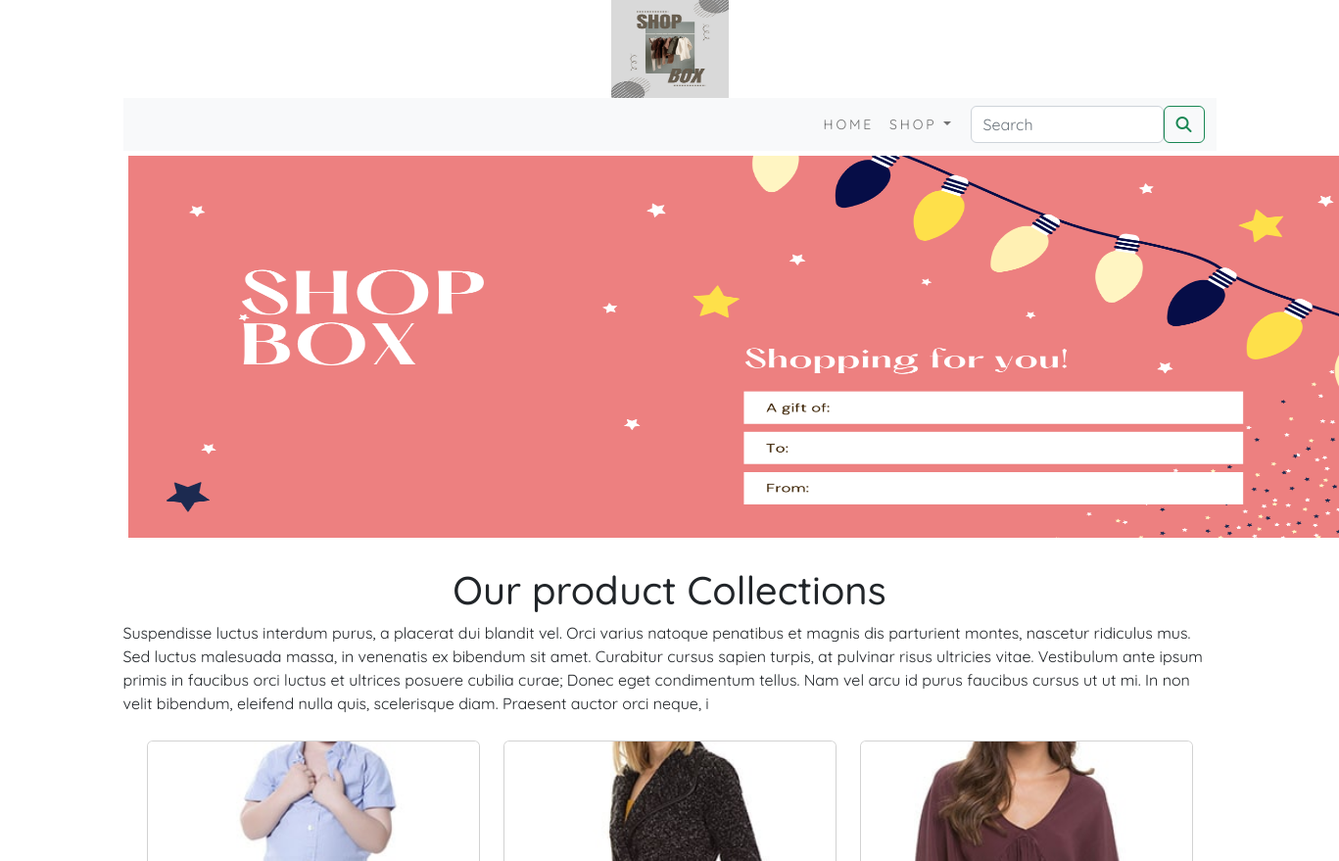
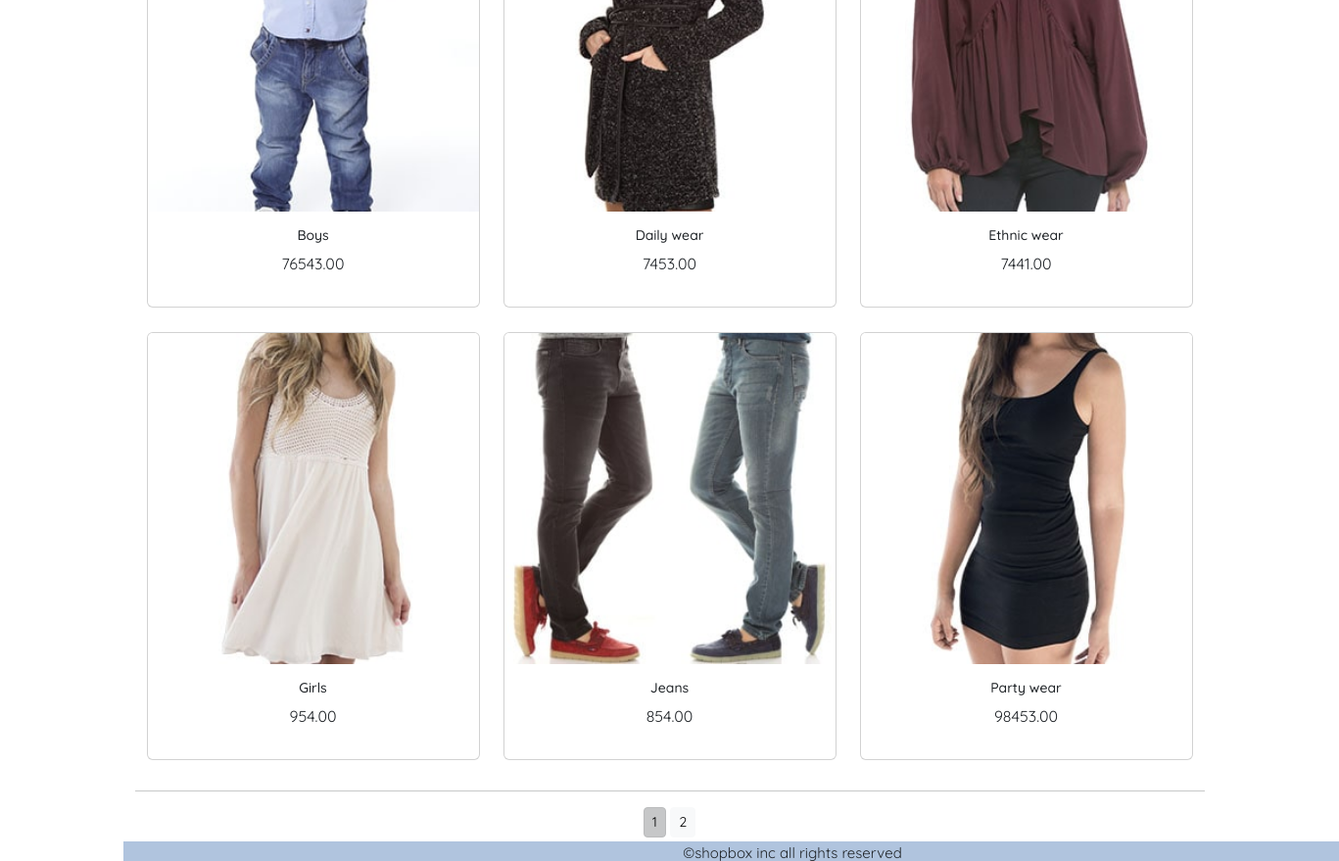
Screenshot of /ecomapp/ with the database file from the repository (2 pictures, top to bottom).
### ecomapp/models.py (models this page shows, shortened)
class Product(models.Model):
     name=models.CharField(max_length=250,unique=True)
     slug=models.SlugField(max_length=200,unique=True)
     desc=models.TextField(blank=True)
     price=models.DecimalField(max_digits=10,decimal_places=2)
     category=models.ForeignKey(Category,on_delete=models.CASCADE)
     image = models.ImageField(upload_to='product', blank=True)
     stock=models.IntegerField()
     available=models.BooleanField(default=True)
     created=models.DateTimeField(auto_now_add=True)
     updated=models.DateTimeField(auto_now=True)
     def get_url(self):
         return reverse('ecomapp:ProdCatdetail',args=[self.category.slug,self.slug])
     class Meta:
         ordering = ('name',)
         verbose_name = 'product'
         verbose_name_plural = 'products'

### ecomapp/views.py (the view)
# urls.py: path('',views.allProdCat,name='allProdCat'),
def allProdCat(request, c_slug=None):
    c_page = None
    products_list = None
    if c_slug != None:
        c_page = get_object_or_404(Category, slug=c_slug)
        products_list = Product.objects.all().filter(category=c_page, available=True)
    else:
        products_list = Product.objects.all().filter(available=True)
    paginator=Paginator(products_list, 6)
    try:
        page=int(request.GET.get('page','1'))
    except:
        page=1
    try:
        products=paginator.page(page)
    except (EmptyPage,InvalidPage):
        products=paginator.page(paginator.num_pages)
    return render(request, "category.html", {'category': c_page, 'products':products})

### cart/context_processors.py (called while the page is built)
def counter(request):
    item_count=0
    if 'admin' in request.path:
        return {}
    else:
        try:
            cart=Cart.objects.filter(cart_id=_cart_id(request))
            cart_items=CartItem.objects.all().filter(cart=cart[:1])
            for cart_item in cart_items:
                item_count += cart_item.quantity
        except Cart.DoesNotExist:
            item_count=0
    return dict(item_count=item_count)

### cart/views.py (called while the page is built)
def _cart_id(request):
    cart = request.session.session_key
    if not cart:
        cart = request.session.create()
    return cart

### ecomapp/context_processors.py (called while the page is built)
def menu_links(request):
    links=Category.objects.all()
    return dict(links=links)

### ecomapp/models.py (called while the page is built)
    def get_url(self):
         return reverse('ecomapp:Products_by_Category',args=[self.slug])

### templates/category.html (shortened to what this page needs)
{% extends 'base.html' %}
{% load static %}
{% block content %}
<div class="mx-auto">
     {% if category %}
    <img class="my image" src="{{category.image.url}}"alt="{{category.name}}">
</div>
   <br>
<div>
    <h1 class="text-center my_title">{{category.name}}</h1>
    <p class="text-justify"> {{category.desc}}</p>
</div>
    {% else %}
<div>
  <img class="my image my_image_padding" src="{% static 'img/banner.png' %}" alt="Our Products" width="1315px;" height="400px">
</div>
<br>
<div>
    <h1 class="text-center my-title">
        Our product Collections
    </h1>
    <p class="text-justify"> Suspendisse luctus interdum purus, a placerat dui blandit vel. Orci varius natoque penatibus et magnis dis parturient montes, nascetur ridiculus mus. Sed luctus malesuada massa, in venenatis ex bibendum sit amet. Curabitur cursus sapien turpis, at pulvinar risus ultricies vitae. Vestibulum ante ipsum primis in faucibus orci luctus et ultrices posuere cubilia curae; Donec eget condimentum tellus. Nam vel arcu id purus faucibus cursus ut ut mi. In non velit bibendum, eleifend nulla quis, scelerisque diam. Praesent auctor orci neque, i</p>
</div>
    {% endif %}
<div class="container">
    <div class="row mx-auto">
            {% for product in products.object_list %}
            <div class="my_bottom_margin col-9 col-sm-12 col-md-4 col-lg-4">
                <div class="card text-center" style="">
                    <a href="{{product.get_url}}"><img class="card-img-top my_image" src="{{product.image.url}}" alt="{{product.name}}"></a>
                    <div class="card-body">
                     <h4>{{product.name}}</h4><p>{{product.price}}</p>
                    </div>
                </div>
            </div>
            {% endfor %}
    </div>
    <div class="mx-auto">
        {% if products.paginator.num_pages > 1 %}
        <hr>
        <div class="text-center">
            {% for pg in products.paginator.page_range %}
            <a href="?page={{pg}}" class="btn btn-light btn-sm {% if products.number == pg %} active {% endif %}"}>{{pg}}</a>
            {% endfor %}
        </div>
        {% endif %}
    </div>
    <br>
</div>
{% endblock %}

### templates/base.html (shortened to what this page needs)
{% load static %}
<!DOCTYPE html>
<html lang="en">
<head>
    <link  href="{% static 'css/bootstrap.min.css' %}" rel="stylesheet" >
    <link rel="stylesheet" href="{% static 'css/custom.css' %}">
</head>
<body>
<div class="container">
  {% include 'header.html' %}
  {% include 'nav.html' %}
  {% block content %}
  {% endblock %}
  </div>
  {% include 'footer.html' %}
</body>
</html>

### templates/header.html (shortened to what this page needs)
{% load static %}
<header>
    <center>
       <a href="{% url 'ecomapp:allProdCat' %}"> <img src="{% static 'img/logo.png' %}" alt="logimage" width="120px;" height="100px">
    </center>
</header>

### templates/nav.html (shortened to what this page needs)
<nav class="navbar navbar-expand-lg bg-light">
  <div class="container-fluid">
    <div class="collapse navbar-collapse" id="navbarSupportedContent">
      <ul class="navbar-nav me-auto mb-2 mb-lg-0">
        <li class="nav-item">
          <a class="nav-link" href="{% url 'ecomapp:allProdCat' %}">Home</a>
        </li>
        <li class="nav-item dropdown {% if 'ecomapp' in request.path %}active{% endif %}">
          <a class="nav-link dropdown-toggle" href="#" role="button" data-bs-toggle="dropdown" aria-expanded="false">
            Shop
          </a>
        </li>
      </ul>
      <form class="d-flex" action="{% url 'search_app:SearchResult' %}" method="get" >
        <input class="form-control me-2" type="search" placeholder="Search" name="q" aria-label="Search">
        <button class="btn btn-outline-success" type="submit"><i class="fa fa-search" ></i></button>
      </form>
    </div>
  </div>
</nav>

### templates/footer.html
<div class="footer navbar-fixed-bottom my_footer">
    <p class="text-center"> &copy;shopbox inc all rights reserved</p>
</div>

### static/css/custom.css (style rules this page uses)
body { font-family: 'Quicksand', sans-serif; }
.nav-item { letter-spacing: .2em; font-size:14px; text-transform:uppercase; }
.my_footer { height:20px; background-color:LightSteelBlue; }
.my_footer { padding-top:1px; font-size:15px; position:fixed; bottom: 0; width: 100%; }
.my_image_padding { padding:5px; }
.my_bottom_margin { margin-bottom:15px; }
.card { margin-top: 10px; }
.card-body h4 { font-size:14px; text_transform:uppercase; letter_spacing:.2em; }
.my_image { width:100%; height:auto; }

### rows the page displays
Product: image (picture), name "Boys", price "76543.00"
Product: image (picture), name "Daily wear", price "7453.00"
Product: image (picture), name "Ethnic wear", price "7441.00"
Product: image (picture), name "Girls", price "954.00"
Product: image (picture), name "Jeans", price "854.00"
Product: image (picture), name "Party wear", price "98453.00"

### other values shown
{{ pg }} "1" "2"
